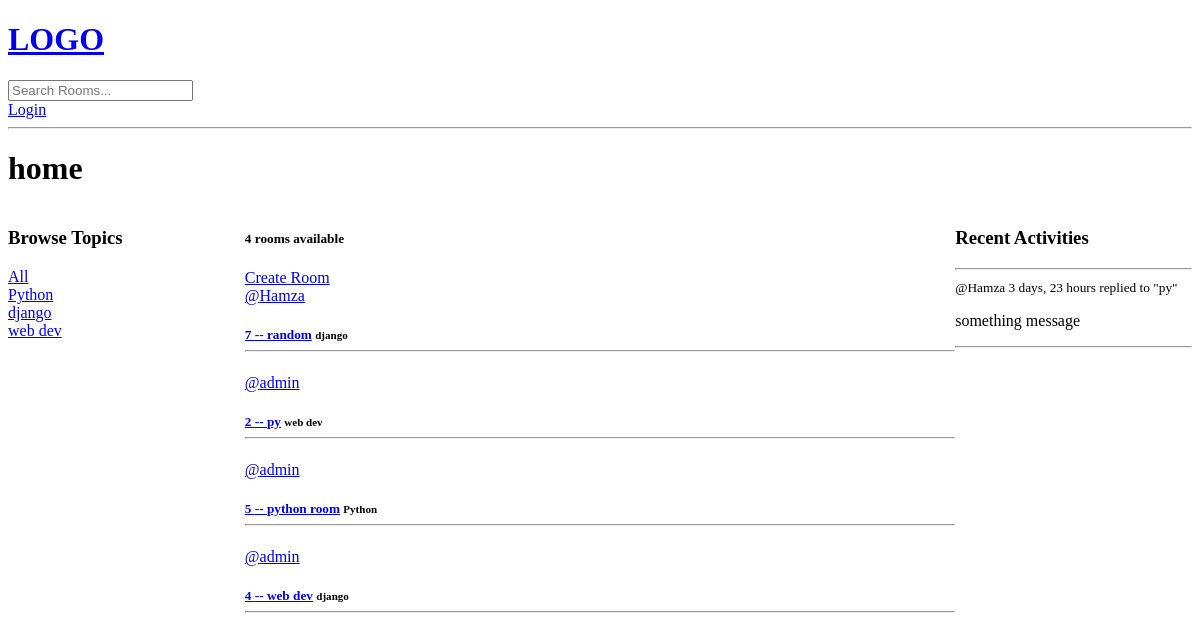
The app's page /, older data.
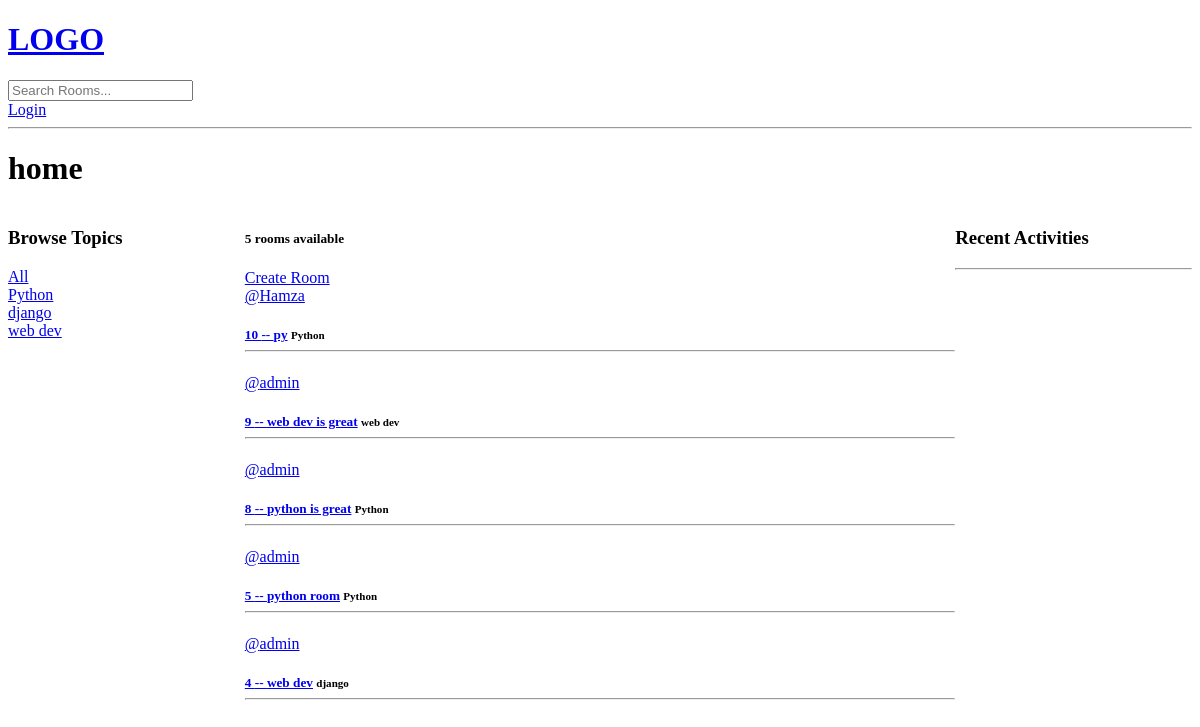
The same page, newer data.
### base/models.py (models this page shows, shortened)
class Topic(models.Model):
    name = models.CharField(max_length=200)

class Room(models.Model):
    host = models.ForeignKey(User, on_delete=models.SET_NULL, null=True)
    topic = models.ForeignKey(Topic, on_delete=models.SET_NULL, null=True)
    name = models.CharField(max_length=200)
    description = models.TextField(null=True, blank=True)
    participants = models.ManyToManyField(User, related_name='participants', blank=True)
    updated = models.DateTimeField(auto_now=True)
    created = models.DateTimeField(auto_now_add=True)
    class Meta:
        ordering = ['-updated', '-created']
    def __str__(self):
        return self.name

class Message(models.Model):
    user = models.ForeignKey(User, on_delete=models.CASCADE)
    room = models.ForeignKey(Room, on_delete=models.CASCADE)
    body = models.TextField()
    updated = models.DateTimeField(auto_now=True)
    created = models.DateTimeField(auto_now_add=True)
    class Meta:
        ordering = ['-updated', '-created']
    def __str__(self):
        return self.body[:50]

### base/views.py (the view)
# urls.py: path('', views.home, name='home'),
def home(request):
    q = request.GET.get('q') if request.GET.get('q') else ''
    rooms = Room.objects.filter(
        Q(topic__name__icontains=q) |
        Q(name__icontains=q) |
        Q(description__icontains=q) |
        Q(host__username__icontains=q)
    )
    room_messages = Message.objects.filter(Q(room__topic__name__icontains=q))
    context = {
        'rooms': rooms,
        'room_count': rooms.count(),
        'topics': Topic.objects.all(),
        'room_messages': room_messages
    }
    return render(request, 'base/home.html', context)

### base/templates/base/home.html (shortened to what this page needs)
{% extends 'main.html' %}
{% block content%}
<h1>home</h1>
<div class='home-container'>
    <div>
        {% include 'base/topics_component.html' %}
    </div>
    <div>
        <h5>{{room_count}} rooms available</h5>
        <a href="{% url 'create-room' %}">Create Room</a>
        {% include 'base/feed_component.html' %}
    </div>
    <div>
        {% include "base/activity_component.html" %}
    </div>
</div>
{% endblock content%}

### base/templates/base/topics_component.html
<h3>Browse Topics</h3>
<div>
    <a href="{% url 'home' %}">All</a>
</div>
{% for topic in topics %}
    <div>
        <a href="{% url 'home' %}?q={{topic.name}}">{{ topic.name }}</a>
    </div>
{% endfor %}

### base/templates/base/feed_component.html (shortened to what this page needs)
<div>
{%for room in rooms%}
    <div>
        <a href="{% url 'user-profile' room.host.id%}">@{{room.host.username}}</span>
        <h5>
            {{room.id}} -- <a href="{% url 'room' room.id %}">{{room.name}}</a>
            <small>{{room.topic.name}}</small>
            <hr>
        </h5>
    </div>
{%endfor%}
</div>

### base/templates/base/activity_component.html (shortened to what this page needs)
<h3>Recent Activities</h3>
<hr>
{% for message in room_messages %}
    <div>
        <small>@{{message.user.username}} {{ message.created|timesince }} </small>
        <small>replied to "{{ message.room }}" </small>
        <p>{{ message }}</p>
        <hr>
    </div>
{% endfor %}

Row changes from the older to the newer data that the page shows:
removed Room: host.username "Hamza", id "7", name "random", topic.name "django"
removed Room: host.username "admin", id "2", name "py", topic.name "web dev"
removed Message: user.username "Hamza", created "3 days, 23 hours", room "py", body "something message"
added Room: host.username "Hamza", id "10", name "py", topic.name "Python"
added Room: host.username "admin", id "9", name "web dev is great", topic.name "web dev"
added Room: host.username "admin", id "8", name "python is great", topic.name "Python"
Text that changed along with them:
{{ room_count }}: "4" → "5"
